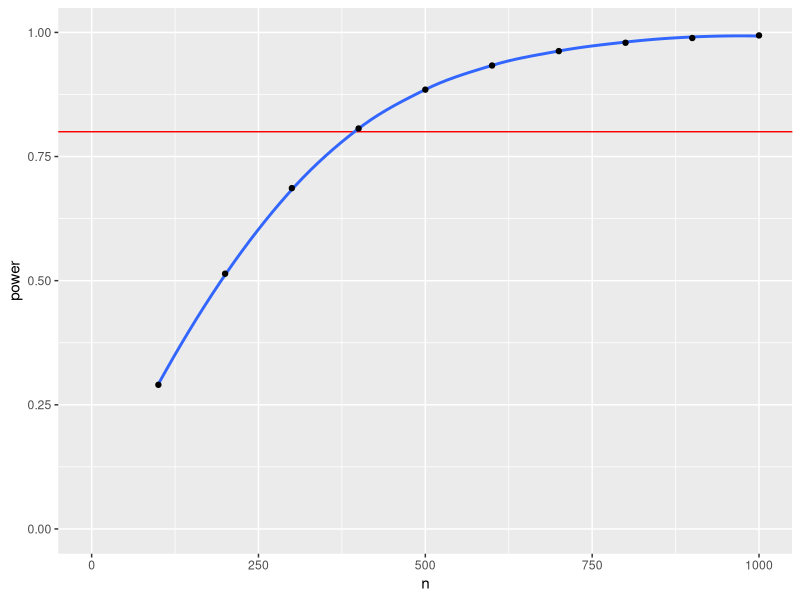

This chart was generated by the following R code: (Note: this script raises an error after producing the figure.)
## ---- chunk 1
#| label: setup-func
#| include: false
library(tidyverse)  # loads purrr for iteration
library(broom)      # converts test output to tidy tables

set.seed(8675309) # makes sure random numbers are reproducible
## ---- chunk 2
rep(c("A", "B"), 12)
## ---- chunk 3
rep(c("A", "B"), times = 12)
## ---- chunk 4
rep(c("A", "B"), c(11, 3))
## ---- chunk 5
rep(c("A", "B"), each = 12)
## ---- chunk 6
rep(c("A", "B"), times = 3, each = 2)
## ---- chunk 7
seq(0, 10)
## ---- chunk 8
seq(0, 100, by = 10)
## ---- chunk 9
seq(0, 100, length.out = 13)
## ---- chunk 10
replicate(n = 3, expr = rnorm(5))
## ---- chunk 11
replicate(n = 3, expr = rnorm(5), simplify = FALSE)
## ---- chunk 12
p100 <- power.t.test(n = 100, delta = 0.2, sd = 1, type="two.sample")
# 18 more lines
p1000 <- power.t.test(n = 500, delta = 0.2, sd = 1, type="two.sample")

tibble(
  n = c(100, "...", 1000),
  power = c(p100$power, "...", p1000$power)
)
## ---- chunk 13
n <- seq(100, 1000, 100)
pcalc <- lapply(n, power.t.test, 
                delta = 0.2, sd = 1, type="two.sample")
# or
pcalc <- purrr::map(n, power.t.test, 
                delta = 0.2, sd = 1, type="two.sample")

## ---- chunk 14
pcalc[[1]]
## ---- chunk 15
pcalc[[1]] |> str()
## ---- chunk 16
sapply(pcalc, `[[`, "power")
## ---- chunk 17
purrr::map_dbl(pcalc, `[[`, "power")
## ---- chunk 18

mypower <- tibble(
  n = seq(100, 1000, 100)) |>
  mutate(pcalc = purrr::map(n, power.t.test, 
                            delta = 0.2, 
                            sd = 1, 
                            type="two.sample"),
         power = purrr::map_dbl(pcalc, `[[`, "power")) |>
  select(-pcalc)
## ---- chunk 19
#| label: fig-purrr-plot
#| echo: false
#| fig-cap: "Power for a two-sample t-test with d = 0.2"
#| fig-alt: "A plot with 'n' (0-1000) on the x-axis and 'power' (0 to 1.0) on the y-axis. There is a horizontal red reference line at power = 0.8 and points plotted every 100 along the x-axis with a blue curve through them. Power starts around 0.3 for n = 100 and increases to about 0.8 for n = 400 and 1.0 for n = 1000."

ggplot(mypower, aes(n, power)) +
  geom_hline(yintercept = 0.8, color = "red") + 
  geom_smooth(method = "loess", formula = y~x, se = FALSE) +
  geom_point() +
  ylim(0, 1) + xlim(0, 1000)

## ---- chunk 20
function_name <- function(my_args) {
  # process the arguments
  # return some value
}
## ---- chunk 21
add1 <- function(my_number) {
  my_number + 1
}

add1(10)
## ---- chunk 22
report_p <- function() {
}
## ---- chunk 23
report_p <- function(p) {
}
## ---- chunk 24
report_p <- function(p, digits = 3) {
}
## ---- chunk 25
report_p <- function(p, digits = 3) {
  if (p < .001) {
    reported = "p < .001"
  } else {
    roundp <- round(p, digits)
    reported = paste("p =", roundp)
  }
  
  reported
}
## ---- chunk 26
report_p <- function(p, digits = 3) {
  if (p < .001) {
    reported = "p < .001"
  } else {
    roundp <- round(p, digits)
    reported = paste("p =", roundp)
  }
  
  return(reported)
}
## ---- chunk 27
report_p(0.04869)
report_p(0.0000023)
## ---- chunk 28
reported <- "not changed"

# inside this function, reported == "p = 0.002"
report_p(0.0023) 

reported # still "not changed"
## ---- chunk 29
report_p <- function(p, digits = 3) {
  if (!is.numeric(p)) stop("p must be a number")
  if (p <= 0) warning("p-values are normally greater than 0")
  if (p >= 1) warning("p-values are normally less than 1")
  
  if (p < .001) {
    reported = "p < .001"
  } else {
    roundp <- round(p, digits)
    reported = paste("p =", roundp)
  }
  
  reported
}
## ---- chunk 30
report_p()
report_p("a")
report_p(-2)
report_p(2)
## ---- chunk 31
A <- rnorm(20, mean = 5, sd = 1)
## ---- chunk 32
dat <- tibble(
  A = rnorm(20, 5, 1),
  B = rnorm(20, 5.5, 1)
)
## ---- chunk 33
t.test(dat$A, dat$B)
## ---- chunk 34
longdat <- gather(dat, group, score, A:B)

t.test(score~group, data = longdat) 
## ---- chunk 35
tibble(
  A = rnorm(20, 5, 1),
  B = rnorm(20, 5.5, 1)
) |>
  gather(group, score, A:B) |>
  t.test(score~group, data = _) |>
  broom::tidy()
## ---- chunk 36
tibble(
  A = rnorm(20, 5, 1),
  B = rnorm(20, 5.5, 1)
) |>
  gather(group, score, A:B) |>
  t.test(score~group, data = _) |>
  broom::tidy() |>
  pull(p.value)
## ---- chunk 37
t_sim <- function() {
  tibble(
    A = rnorm(20, 5, 1),
    B = rnorm(20, 5.5, 1)
  ) |>
    gather(group, score, A:B) |>
    t.test(score~group, data = _) |>
    broom::tidy() |>
    pull(p.value) 
}
## ---- chunk 38
t_sim()
## ---- chunk 39
reps <- replicate(1000, t_sim())
alpha <- .05
power <- mean(reps < alpha)
power
## ---- chunk 40
set.seed(90201)
## ---- chunk 41
#| label: fig-seed-alignment
#| echo: false
#| fig-cap: "Meme from &commat;KellyBodwin: if you can explain why this is funny, you understand seeds"
#| fig-alt: "An alignment chart meme: Lawful Good = set.seed(1234), Neutral Good = *picks random number, sets it as seed*, Chaotic Good = *pop culture reference*, Lawful Neutral = set.seed(420), True Neutral = set.seed(1), Chaotic Neutral = str <-'I am awesome.'; set.seed(str_length(str)), Lawful Evil =set.seed(666), Neutral Evil: *does not set a seed*, Chaotic Evil = set.seed(.Random.seed[1])"
knitr::include_graphics("images/memes/seed_alignment.png")
## ---- chunk 42
t_sim <- function(n = 10, m1=0, sd1=1, m2=0, sd2=1) {
  tibble(
    A = rnorm(n, m1, sd1),
    B = rnorm(n, m2, sd2)
  ) |>
    gather(group, score, A:B) |>
    t.test(score~group, data = _) |>
    broom::tidy() |>
    pull(p.value) 
}
## ---- chunk 43
t_sim(100)
t_sim(100, 0, 1, 0.5, 1)
## ---- chunk 44
reps <- replicate(1000, t_sim(100, 0, 1, 0.2, 1))
power <- mean(reps < .05)
power
## ---- chunk 45
power.t.test(n = 100, delta = 0.2, sd = 1, type="two.sample")
## ---- chunk 46
glossary_table()
